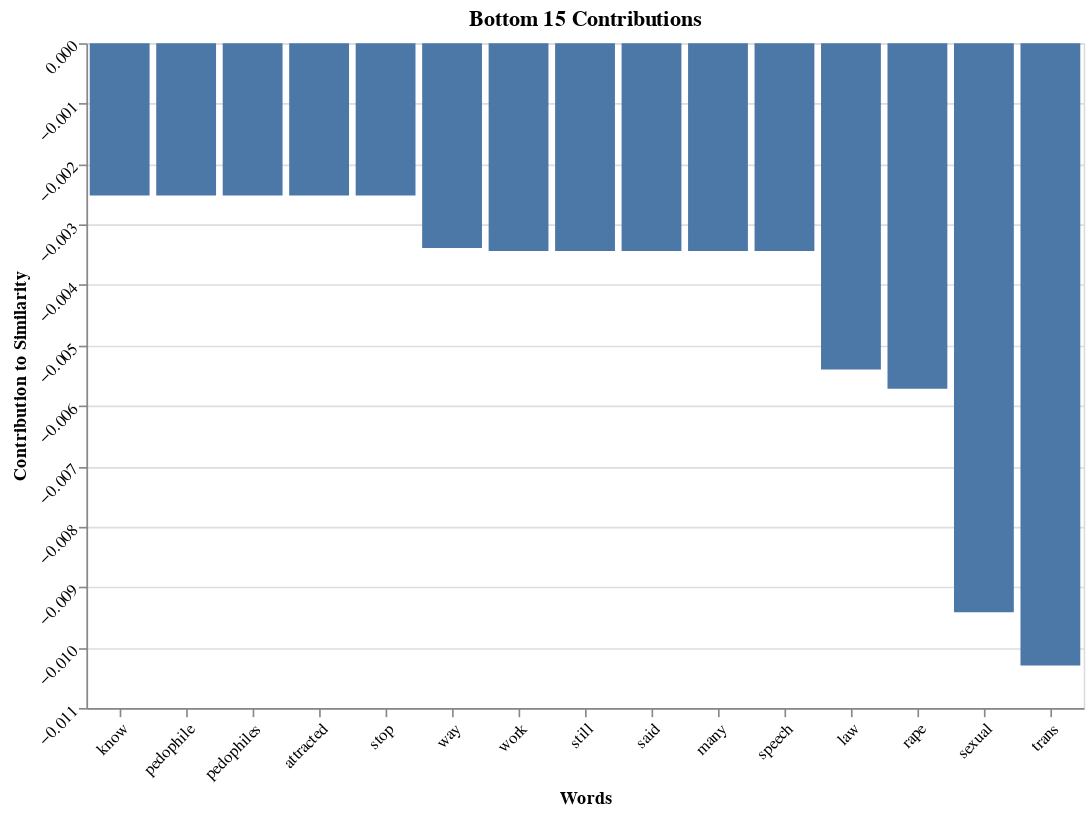
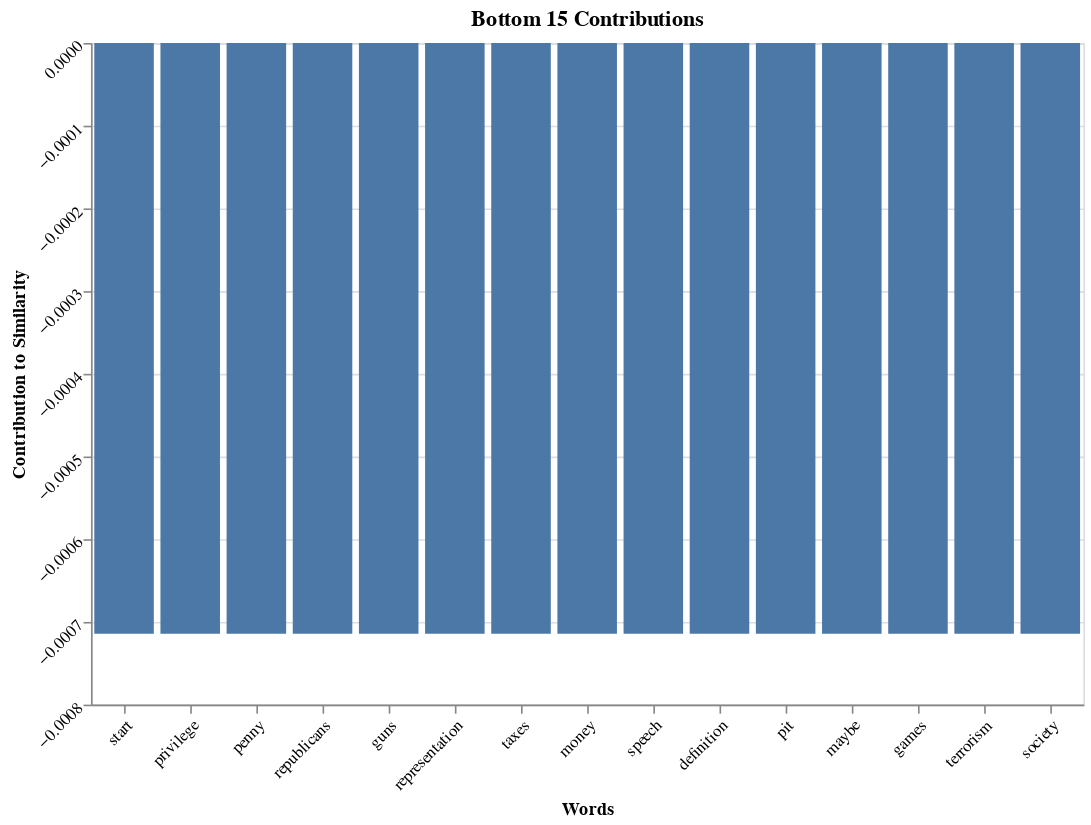
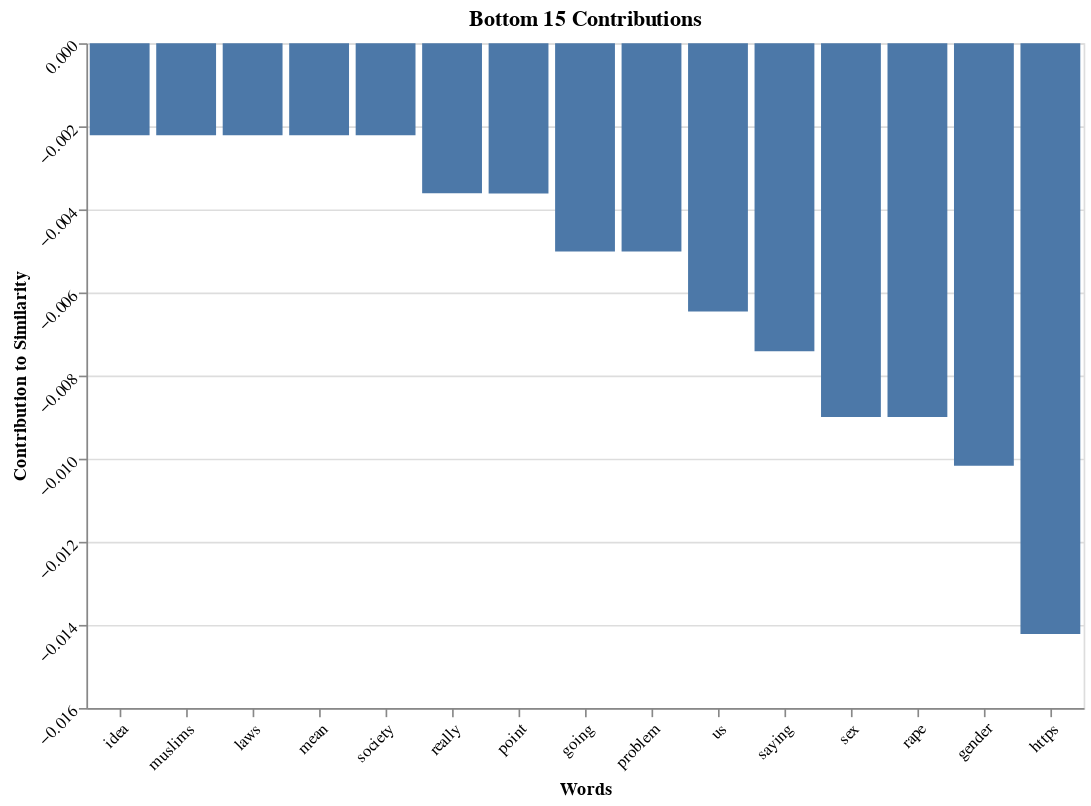
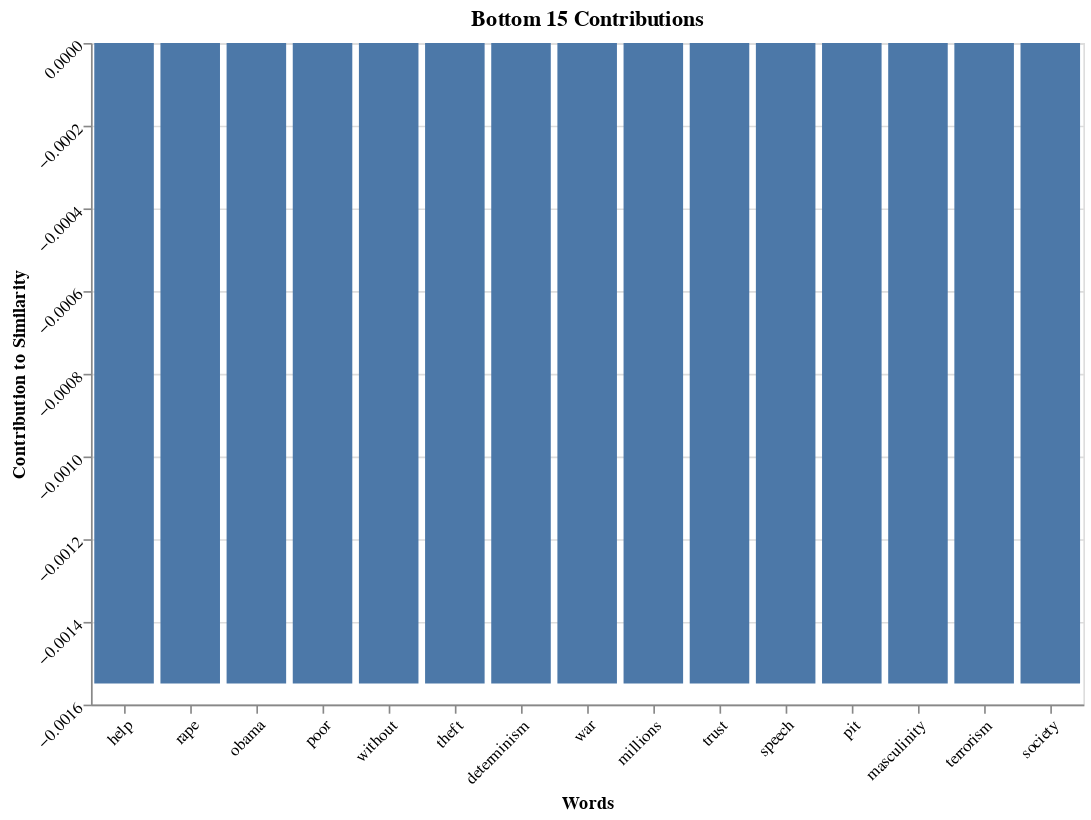

Notebook source saved alongside these figures, in order:
### Code cell
plot_bottom_contributions(cosine_contributions).show()
plot_bottom_contributions(jaccard_contributions).show()
plot_bottom_contributions(cosine_contributions_imm).show()
plot_bottom_contributions(jaccard_contributions_imm).show()

### Figure 1 — Vega-Lite specification as saved in the notebook (floating-point values rounded to 4 significant figures)
{"config": {"view": {"continuousWidth": 300, "continuousHeight": 300}, "axis": {"labelAngle": -45}}, "data": {"name": "data-7fdd08659aa67255c9862c8a4a3f6545"}, "mark": {"type": "bar"}, "encoding": {"tooltip": [{"field": "word", "type": "nominal"}, {"field": "contribution", "type": "quantitative"}], "x": {"field": "word", "sort": null, "title": "Words", "type": "nominal"}, "y": {"field": "contribution", "title": "Contribution to Similarity", "type": "quantitative"}}, "height": 400, "title": "Bottom 15 Contributions", "width": 600, "$schema": "https://vega.github.io/schema/vega-lite/v5.17.0.json", "datasets": {"data-7fdd08659aa67255c9862c8a4a3f6545": [{"word": "know", "contribution": -0.002518}, {"word": "pedophile", "contribution": -0.002518}, {"word": "pedophiles", "contribution": -0.002518}, {"word": "attracted", "contribution": -0.002518}, {"word": "stop", "contribution": -0.002518}, {"word": "way", "contribution": -0.003387}, {"word": "work", "contribution": -0.003437}, {"word": "still", "contribution": -0.003437}, {"word": "said", "contribution": -0.003437}, {"word": "many", "contribution": -0.003437}, {"word": "speech", "contribution": -0.003437}, {"word": "law", "contribution": -0.005401}, {"word": "rape", "contribution": -0.005718}, {"word": "sexual", "contribution": -0.009416}, {"word": "trans", "contribution": -0.0103}]}}

### Figure 2 — Vega-Lite specification as saved in the notebook (floating-point values rounded to 4 significant figures)
{"config": {"view": {"continuousWidth": 300, "continuousHeight": 300}, "axis": {"labelAngle": -45}}, "data": {"name": "data-1e832e177a321325546b864da33fce7e"}, "mark": {"type": "bar"}, "encoding": {"tooltip": [{"field": "word", "type": "nominal"}, {"field": "contribution", "type": "quantitative"}], "x": {"field": "word", "sort": null, "title": "Words", "type": "nominal"}, "y": {"field": "contribution", "title": "Contribution to Similarity", "type": "quantitative"}}, "height": 400, "title": "Bottom 15 Contributions", "width": 600, "$schema": "https://vega.github.io/schema/vega-lite/v5.17.0.json", "datasets": {"data-1e832e177a321325546b864da33fce7e": [{"word": "start", "contribution": -0.0007144}, {"word": "privilege", "contribution": -0.0007144}, {"word": "penny", "contribution": -0.0007144}, {"word": "republicans", "contribution": -0.0007144}, {"word": "guns", "contribution": -0.0007144}, {"word": "representation", "contribution": -0.0007144}, {"word": "taxes", "contribution": -0.0007144}, {"word": "money", "contribution": -0.0007144}, {"word": "speech", "contribution": -0.0007144}, {"word": "definition", "contribution": -0.0007144}, {"word": "pit", "contribution": -0.0007144}, {"word": "maybe", "contribution": -0.0007144}, {"word": "games", "contribution": -0.0007144}, {"word": "terrorism", "contribution": -0.0007144}, {"word": "society", "contribution": -0.0007144}]}}

### Figure 3 — Vega-Lite specification as saved in the notebook (floating-point values rounded to 4 significant figures)
{"config": {"view": {"continuousWidth": 300, "continuousHeight": 300}, "axis": {"labelAngle": -45}}, "data": {"name": "data-536f490f9fc3c2f8c1e6d429fbcc8c15"}, "mark": {"type": "bar"}, "encoding": {"tooltip": [{"field": "word", "type": "nominal"}, {"field": "contribution", "type": "quantitative"}], "x": {"field": "word", "sort": null, "title": "Words", "type": "nominal"}, "y": {"field": "contribution", "title": "Contribution to Similarity", "type": "quantitative"}}, "height": 400, "title": "Bottom 15 Contributions", "width": 600, "$schema": "https://vega.github.io/schema/vega-lite/v5.17.0.json", "datasets": {"data-536f490f9fc3c2f8c1e6d429fbcc8c15": [{"word": "idea", "contribution": -0.002215}, {"word": "muslims", "contribution": -0.002215}, {"word": "laws", "contribution": -0.002215}, {"word": "mean", "contribution": -0.002215}, {"word": "society", "contribution": -0.002215}, {"word": "really", "contribution": -0.003608}, {"word": "point", "contribution": -0.003615}, {"word": "going", "contribution": -0.005015}, {"word": "problem", "contribution": -0.005015}, {"word": "us", "contribution": -0.006456}, {"word": "saying", "contribution": -0.007412}, {"word": "sex", "contribution": -0.008994}, {"word": "rape", "contribution": -0.008994}, {"word": "gender", "contribution": -0.01017}, {"word": "https", "contribution": -0.01422}]}}

### Figure 4 — Vega-Lite specification as saved in the notebook (floating-point values rounded to 4 significant figures)
{"config": {"view": {"continuousWidth": 300, "continuousHeight": 300}, "axis": {"labelAngle": -45}}, "data": {"name": "data-9da33520e198409cc169452df4c99d0f"}, "mark": {"type": "bar"}, "encoding": {"tooltip": [{"field": "word", "type": "nominal"}, {"field": "contribution", "type": "quantitative"}], "x": {"field": "word", "sort": null, "title": "Words", "type": "nominal"}, "y": {"field": "contribution", "title": "Contribution to Similarity", "type": "quantitative"}}, "height": 400, "title": "Bottom 15 Contributions", "width": 600, "$schema": "https://vega.github.io/schema/vega-lite/v5.17.0.json", "datasets": {"data-9da33520e198409cc169452df4c99d0f": [{"word": "help", "contribution": -0.001549}, {"word": "rape", "contribution": -0.001549}, {"word": "obama", "contribution": -0.001549}, {"word": "poor", "contribution": -0.001549}, {"word": "without", "contribution": -0.001549}, {"word": "theft", "contribution": -0.001549}, {"word": "determinism", "contribution": -0.001549}, {"word": "war", "contribution": -0.001549}, {"word": "millions", "contribution": -0.001549}, {"word": "trust", "contribution": -0.001549}, {"word": "speech", "contribution": -0.001549}, {"word": "pit", "contribution": -0.001549}, {"word": "masculinity", "contribution": -0.001549}, {"word": "terrorism", "contribution": -0.001549}, {"word": "society", "contribution": -0.001549}]}}
